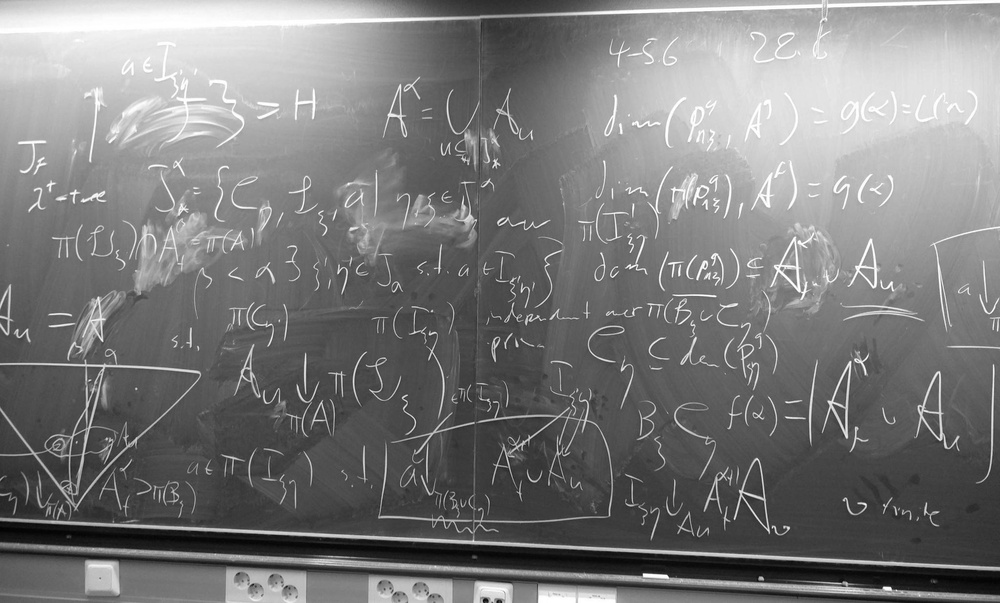
#> input picture training_data/dataset/Board_jpg.rf.da62648cfbadcdeb61ec45149de7bb50.jpg, 1000 x 603 px, shrunk from 2048 x 1235 before the run
$ python -i crad.py   (imports and definitions only)
#> lines starting #> are read from the running program, lines starting #| are printed output that depends on the picture; after the words box and inside, x2 and y2 are one past the last pixel; in counts of white or black regions, pixels touching at a corner belong together
#> further down, picture is the input picture: shape (603, 1000, 3); min 1, max 255, mean 123.1
from typing import Any, List, Tuple
import cv2
import numpy as np


# Define the function to rotate an object to
# make it orthogonal to the screen
# [52 lines left out: function remove_perspective, not called in this run]


def canvas_contour(
    canvas_frame: Any,
    board_color: Tuple[int, int, int] = (100, 100, 100),
    epsilon: int = 20,
) -> Tuple[Any, List[Any]]:
    """
    A function for getting the contours.
    """
#> called with board_color = (100, 100, 100), epsilon = 20
    # Define the upper and lower bounds for the background color

    # Apply Gaussian blur to the result canvas_frame
    blur = cv2.GaussianBlur(canvas_frame, (5, 5), 0)

    # Convert the canvas_frame to grayscale
    gray = cv2.cvtColor(blur, cv2.COLOR_RGBA2GRAY)

    # Apply edge detection to the blurred canvas_frame
    edges = cv2.Canny(gray, 10, 50)
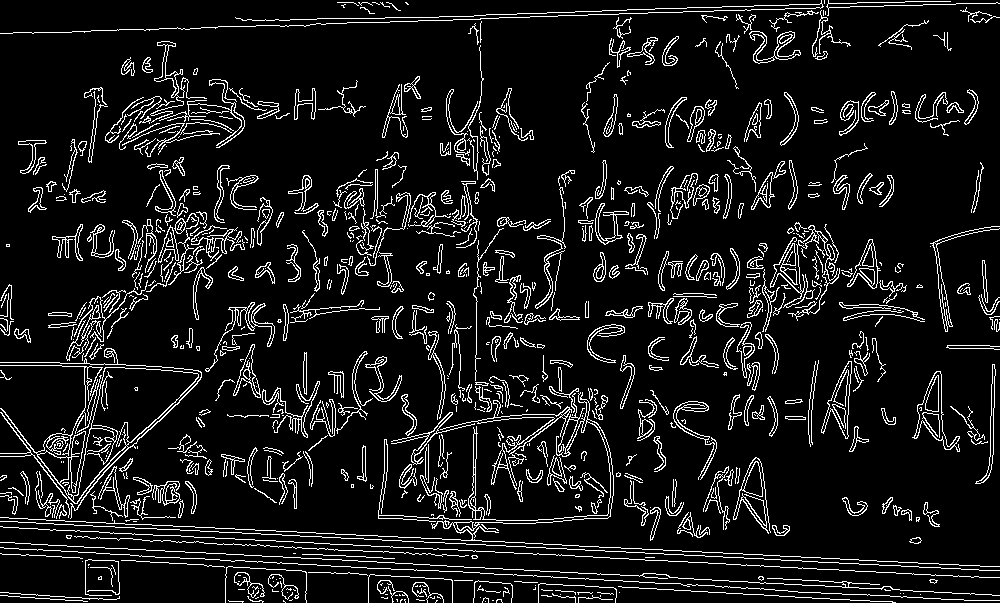
#> edges: shape (603, 1000); 9.4% white in thin lines or dots

    # Find contours in the edge map
    contours, _hierarchy = cv2.findContours(
        edges, cv2.RETR_EXTERNAL, cv2.CHAIN_APPROX_SIMPLE
    )
#> contours = 832 contours, 589 with area under 20; largest, box (x1, y1, x2, y2) and area: (0, 348, 202, 519) 7976, (912, 371, 960, 452) 1222, (821, 361, 852, 439) 942, (847, 239, 881, 289) 680, (0, 392, 1000, 567) 574

    return canvas_frame, contours


# [22 lines left out: function canvas_render, not called in this run]

>>> import cv2
>>> picture = cv2.cvtColor(cv2.imread('../../../../training_data/dataset/Board_jpg.rf.da62648cfbadcdeb61ec45149de7bb50.jpg'), cv2.COLOR_BGR2RGB)
>>> result = canvas_contour(picture)

$ run again, on training_data/dataset/EKF-UKF_jpg.rf.0695f08fa23ece4b385d5ec8bd607add.jpg
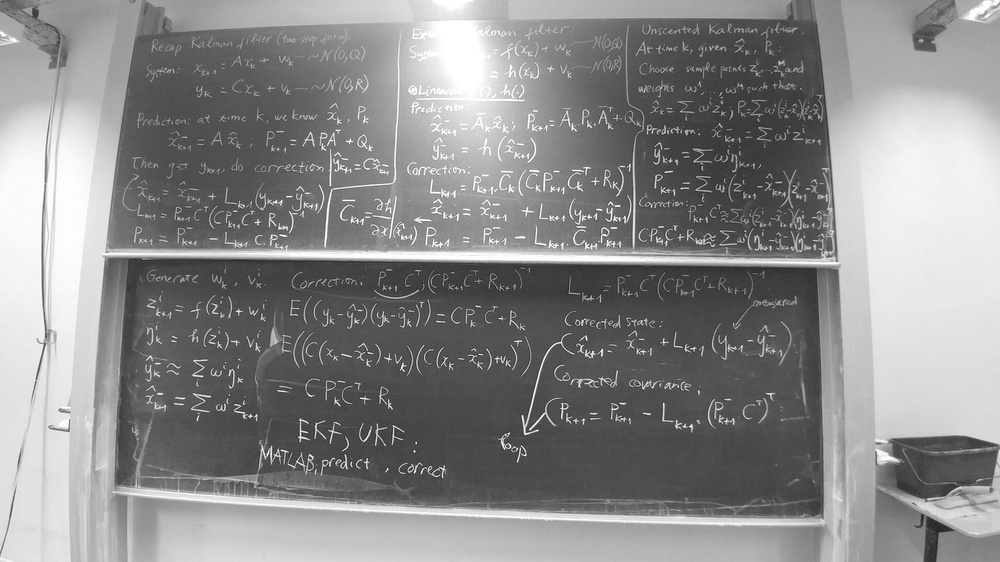
#> input picture training_data/dataset/EKF-UKF_jpg.rf.0695f08fa23ece4b385d5ec8bd607add.jpg, 1000 x 562 px, shrunk from 2048 x 1152 before the run
#> picture is the input picture: shape (562, 1000, 3); min 20, max 255, mean 138.7
#> in canvas_contour, `edges = cv2.Canny(gray, 10, 50)`:
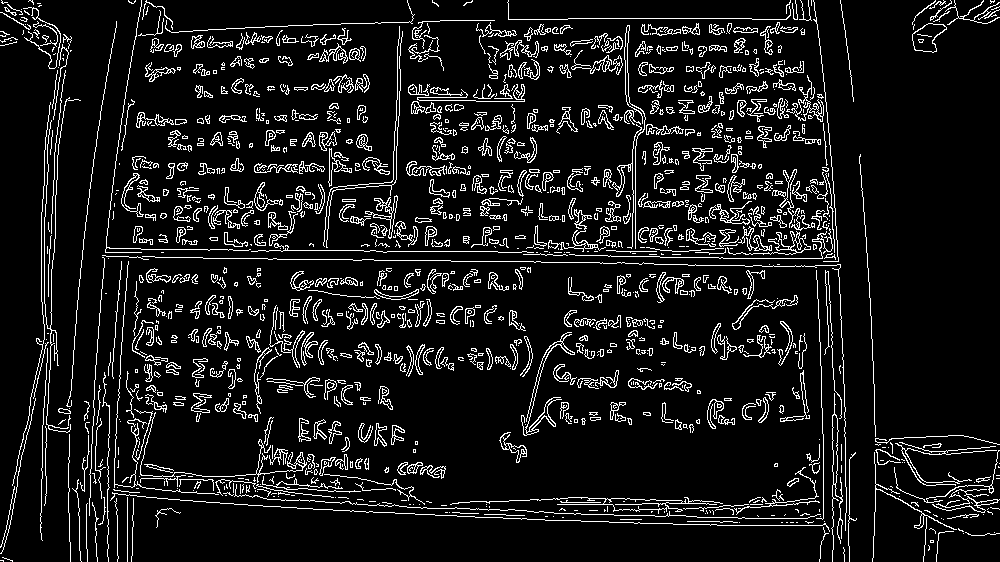
#> edges: shape (562, 1000); 9.4% white in thin lines or dots
#> contours = 1253 contours, 917 with area under 20; largest, box (x1, y1, x2, y2) and area: (450, 497, 723, 514) 656, (912, 23, 947, 53) 618, (831, 393, 843, 562) 318, (365, 195, 398, 239) 307, (786, 75, 824, 122) 267
